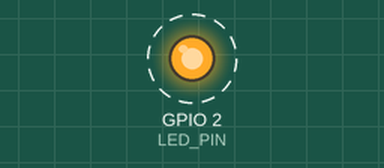
Bench run of a sketch on a simulated ESP32. On the bench: output pins drawn as LEDs (lit = HIGH). Dashed ring = blinking. What the sketch prints to the serial monitor is not drawn.

Above: at 0.5 s.
Timing chart, 0 to 4.6 s (numbered marks = the images above):
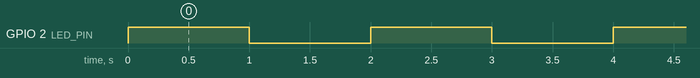

Measured:
- by itself, GPIO 2 (LED_PIN): alternates HIGH for 1.0 s and LOW for 1.0 s

The sketch:

l1a_blink.ino
```cpp
/*
  l1a_blink.ino
  Porpoise Robotics - Pathfinder beginner course (Nintendo Switch track), Lesson 1

  WHAT THIS PROGRAM DOES
  ----------------------
  Blinks an LED you have wired yourself: one second on, one second off,
  forever. It does not touch the motors, the servos or the 32 LEDs around the
  vehicle, so it is completely safe with the vehicle on the bench.

  It also tells you what it is doing. Every time the LED changes, the ESP32
  sends a line of text - "The LED is on", "The LED is off" - back up the USB
  cable to the Serial Monitor on your computer. That is how a program shows
  you what it is thinking, and it works even when you cannot see the LED.

  This is the smallest useful program there is. If this uploads and blinks,
  then your computer, your USB cable, your board package, your board AND your
  wiring are all working, and everything else in the course is built on top of
  that.

  WHAT YOU HAVE TO BUILD FIRST
  ----------------------------
  The ESP32 module on this vehicle has no LED of its own that we can use, so
  you are going to give it one. On a breadboard:

      GPIO 2  ---->  220 ohm resistor  ---->  LED long leg (anode, +)
                                              LED short leg (cathode, -)
                                                     |
                                                    GND on the ESP32

  Three things matter, and all three catch people out:

    1. THE LED IS DIRECTIONAL. The long leg is positive. Put it in backwards
       and nothing happens - no damage, but no light either. Turn it round.

    2. THE RESISTOR IS NOT OPTIONAL. An LED will happily pull more current
       than it can survive. The resistor is what limits that current, and
       without it you get one bright flash and a dead LED.

    3. THE RESISTOR CAN GO ON EITHER SIDE of the LED. Current is the same all
       the way round a series circuit, so it does not matter whether the
       resistor comes before or after. What matters is that it is in the loop.

  WHY 220 OHMS
  ------------
  A GPIO pin drives 3.3 V. A green LED drops about 2.0 V across itself and
  wants roughly 20 mA. Ohm's law gives the resistor you need:

      R = (supply - LED drop) / current
        = (3.3 - 2.0) / 0.020
        = 65 ohms

  220 ohms is the value in the kit and it is a fine choice: it gives
  (3.3 - 2.0) / 220 = about 6 mA, which is dimmer than flat out but perfectly
  visible and comfortably safe for both the LED and the pin. An ESP32 pin
  should not be asked for more than about 20 mA, so erring high is the right
  way to err.

  BEFORE YOU CAN COMPILE THIS
  ---------------------------
  Board package: "esp32_bluepad32" by Ricardo Quesada, version 4.1.0
    File > Preferences > "Additional boards manager URLs", add this line:
      https://raw.githubusercontent.com/ricardoquesada/esp32-arduino-lib-builder/master/bluepad32_files/package_esp32_bluepad32_index.json
    Then Tools > Board > Boards Manager, search "bluepad32", and install it.
    Finally pick Tools > Board > esp32_bluepad32 > "ESP32 Dev Module".

    WATCH OUT: you now have TWO "ESP32 Dev Module" entries in the board
    list, one under "esp32" and one under "esp32_bluepad32". Everything in
    the Switch track needs the esp32_bluepad32 one. If you get a pile of
    errors, check this first.
  Libraries: none.

  These are the same settings pathfinder_nintendoswitch.ino uses, so once you
  have set them up for this sketch you are set up for the whole Switch track.

  THE THREE PARTS OF EVERY ARDUINO PROGRAM
  ----------------------------------------
  1. INITIALIZATION - the top of the file. Libraries you want to use, and your
     constants and variables. Read before anything else runs.
  2. SETUP - setup() runs ONCE, the moment the board powers up or is reset.
  3. LOOP  - loop() runs over and over, forever, until the power goes off.

  Every program in this course has that shape, including the 500-line one you
  will be driving by Lesson 5.

  WHAT TO TRY
  -----------
  1. Upload it as it is and watch your LED.
  2. Open the Serial Monitor: Tools > Serial Monitor, or the magnifying glass
     at the top right. Set the box at the bottom to 115200 baud. You should
     see one line every time the LED changes.
  3. Change BLINK_MS to 100 and upload again. What happens to the LED, and
     to the Serial Monitor?
  4. Change it to 2000. Which number makes the LED blink FASTER - a bigger one
     or a smaller one? Why?
  5. Delete one of the two delay() lines and upload. The LED looks stuck,
     but the Serial Monitor is still printing on, off, on, off. So the loop
     is still running. What happened to the blink?
  6. Swap the LED round in the breadboard. What happens, and why?
  7. Work out what resistor you would need for a RED LED, which drops about
     1.8 V instead of 2.0 V.
*/

// GPIO 2 is the pin we drive. "GPIO" stands for General Purpose Input/Output:
// a pin the program can switch on and off.
//
// Any free GPIO would do. If you want to move your LED, change this number
// and move the wire - but stay off the pins the vehicle already uses for its
// motors, its LEDs and its servos. Lesson 1 has the table.
const int LED_PIN = 2;

// How long to wait, in milliseconds. 1000 milliseconds is one second.
const int BLINK_MS = 1000;

void setup() {
  // Tell the ESP32 that we intend to WRITE to this pin rather than read from
  // it. A pin has to be set to OUTPUT before digitalWrite() will do anything.
  pinMode(LED_PIN, OUTPUT);

  // Open the line back to your computer, at 115200 bits per second. The
  // Serial Monitor has to be set to the same number or the words arrive
  // scrambled.
  Serial.begin(115200);
  Serial.println("Blink is running.");
}

void loop() {
  digitalWrite(LED_PIN, HIGH);   // HIGH puts 3.3 volts on the pin: LED on
  Serial.println("The LED is on");
  delay(BLINK_MS);               // Do nothing at all for BLINK_MS milliseconds

  digitalWrite(LED_PIN, LOW);    // LOW puts 0 volts on the pin: LED off
  Serial.println("The LED is off");
  delay(BLINK_MS);

  // ...and then loop() starts again from the top, forever.
}
```
